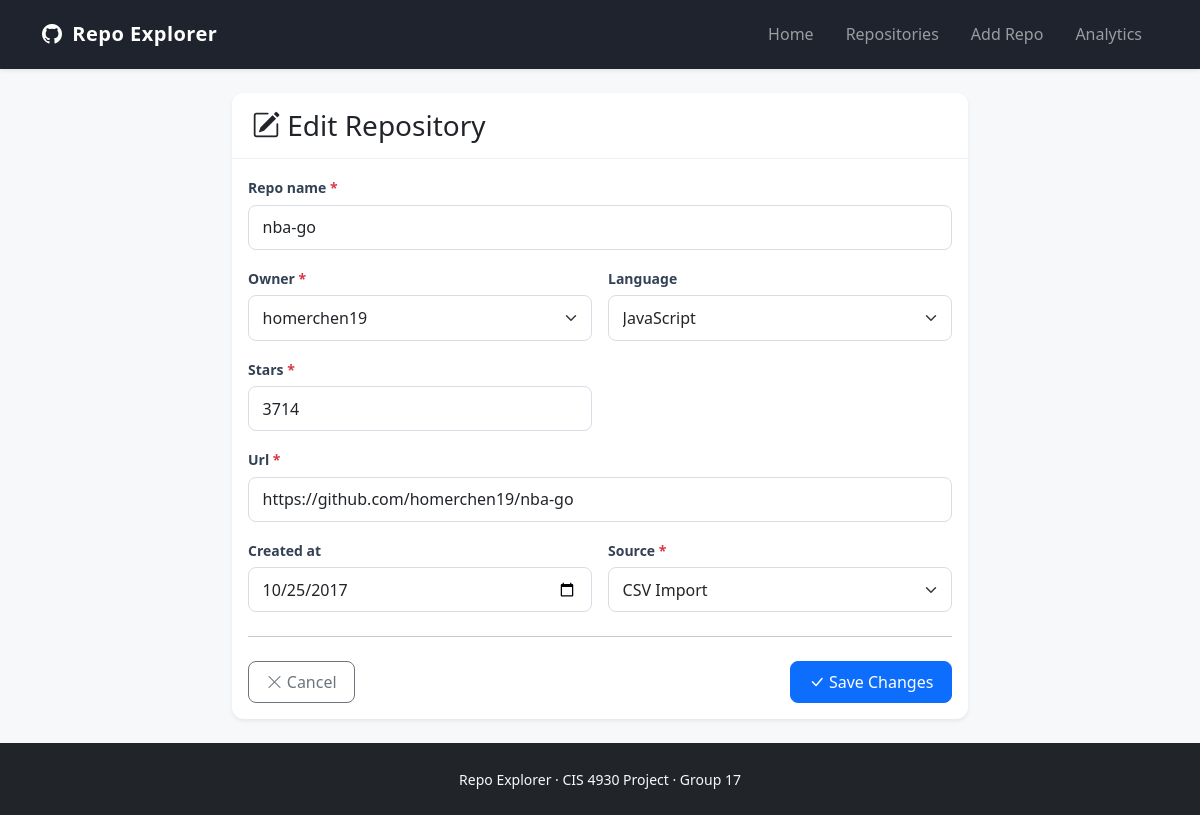
Screenshot of /repos/54/edit/ with the database file from the repository.
### core/models.py (models this page shows, shortened)
class Repository(models.Model):
    SOURCE_CHOICES = [
        ('csv', 'CSV Import'),
        ('api', 'GitHub API'),
    ]
    repo_name = models.CharField(max_length=1000)
    owner = models.ForeignKey(
        User,
        on_delete=models.CASCADE,
        related_name='repos',
    )
    language = models.ForeignKey(
        Language,
        on_delete=models.SET_NULL,
        null=True,
        blank=True,
        related_name='repos',
    )
    stars = models.IntegerField(default=0, validators=[MinValueValidator(0)])
    url = models.URLField(max_length=1000)
    created_at = models.DateField(null=True, blank=True)
    source = models.CharField(
        max_length=10,
        choices=SOURCE_CHOICES,
        default='csv',
    )
    fetched_at = models.DateTimeField(auto_now_add=True)
    class Meta:
        ordering = ['-stars']
        unique_together = ['repo_name', 'owner']
        verbose_name_plural = 'Repositories'

### core/views.py (the view)
# urls.py: path('repos/<int:pk>/edit/', views.repo_edit, name='repo_edit'),
def repo_edit(request, pk):
    repo = get_object_or_404(Repository, pk=pk)
    if request.method == 'POST':
        form = RepositoryForm(request.POST, instance=repo)
        if form.is_valid():
            form.save()
            messages.success(request, 'Changes saved.')
            return redirect('repo_detail', pk=repo.pk)
    else:
        form = RepositoryForm(instance=repo)
    return render(request, 'core/form.html', {'form': form})

### core/forms.py (shortened to what this page needs)
class RepositoryForm(forms.ModelForm):
    class Meta:
        model = Repository
        fields = ['repo_name', 'owner', 'language', 'stars', 'url', 'created_at', 'source']
        widgets = {
            'repo_name': forms.TextInput(attrs={
                'class': 'form-control',
                'placeholder': 'e.g. django',
            }),
            'owner': forms.Select(attrs={'class': 'form-select'}),
            'language': forms.Select(attrs={'class': 'form-select'}),
            'stars': forms.NumberInput(attrs={
                'class': 'form-control',
                'min': 0,
            }),
            'url': forms.URLInput(attrs={
                'class': 'form-control',
                'placeholder': 'https://github.com/owner/repo',
            }),
            'created_at': forms.DateInput(attrs={
                'class': 'form-control',
                'type': 'date',
            }),
            'source': forms.Select(attrs={'class': 'form-select'}),
        }

### core/models.py (called while the page is built)
    def __str__(self):
        return self.username

    def __str__(self):
        return self.name

### core/templates/core/form.html (shortened to what this page needs)
{% extends 'core/base.html' %}
{% load static %}
{% block content %}
<div class="row justify-content-center">
    <div class="col-lg-8">
        <div class="card shadow-sm">
            <div class="card-header bg-white">
                <h3 class="mb-0">
                    {% if form.instance.pk %}
                        <i class="bi bi-pencil-square"></i> Edit Repository
                    {% else %}
                        <i class="bi bi-plus-circle"></i> Add New Repository
                    {% endif %}
                </h3>
            </div>
            <div class="card-body">
                <form method="post" novalidate>
                    <div class="row g-3">
                        {% for field in form %}
                        <div class="{% if field.name == 'url' or field.name == 'repo_name' %}col-12{% else %}col-md-6{% endif %}">
                            <label for="{{ field.id_for_label }}" class="form-label">
                                {{ field.label }}
                                {% if field.field.required %}
                                    <span class="text-danger">*</span>
                                {% endif %}
                            </label>
                            {{ field }}
                        </div>
                        {% endfor %}
                    </div>
                    <hr class="my-4">
                    <div class="d-flex justify-content-between flex-wrap gap-2">
                        <a href="{% if form.instance.pk %}{% url 'repo_detail' form.instance.pk %}{% else %}{% url 'repo_list' %}{% endif %}"
                           class="btn btn-outline-secondary">
                            <i class="bi bi-x-lg"></i> Cancel
                        </a>
                        <button type="submit" class="btn btn-primary">
                            <i class="bi bi-check-lg"></i>
                            {% if form.instance.pk %}Save Changes{% else %}Create Repository{% endif %}
                        </button>
                    </div>
                </form>
            </div>
        </div>
    </div>
</div>
{% endblock %}

### core/static/style.css (style rules this page uses)
:root { --brand-primary: #24292f; --brand-accent: #0969da; --brand-gold: #f7b500; --brand-surface: #f6f8fa; --brand-radius: 12px; --brand-shadow: 0 4px 16px rgba(15, 23, 42, 0.08); }
body { background-color: var(--brand-surface); display: flex; flex-direction: column; min-height: 100vh; }
.card { border: none; border-radius: var(--brand-radius); box-shadow: var(--brand-shadow); transition: transform 0.2s ease, box-shadow 0.2s ease; }
.card-header { border-bottom: 1px solid #eef0f4; border-top-left-radius: var(--brand-radius) !important; border-top-right-radius: var(--brand-radius) !important; padding: 1rem 1.25rem; }
.form-label { font-weight: 600; font-size: 0.875rem; color: #334155; margin-bottom: 0.4rem; }
.form-control, .form-select { padding: 0.6rem 0.85rem; border-radius: 8px; border: 1px solid #d8dde5; transition: border-color 0.15s ease, box-shadow 0.15s ease; }
.btn { border-radius: 8px; padding: 0.5rem 1.1rem; font-weight: 500; }

### rows the page displays
Repository: form "nba-go" "homerchen19" "JavaScript" "3714" "https://github.com/homerchen19/nba-go" "10/25/2017" "CSV Import"

### other values shown
{{ field.label }} "Repo name" "Owner" "Language" "Stars" "Url" "Created at" "Source"
